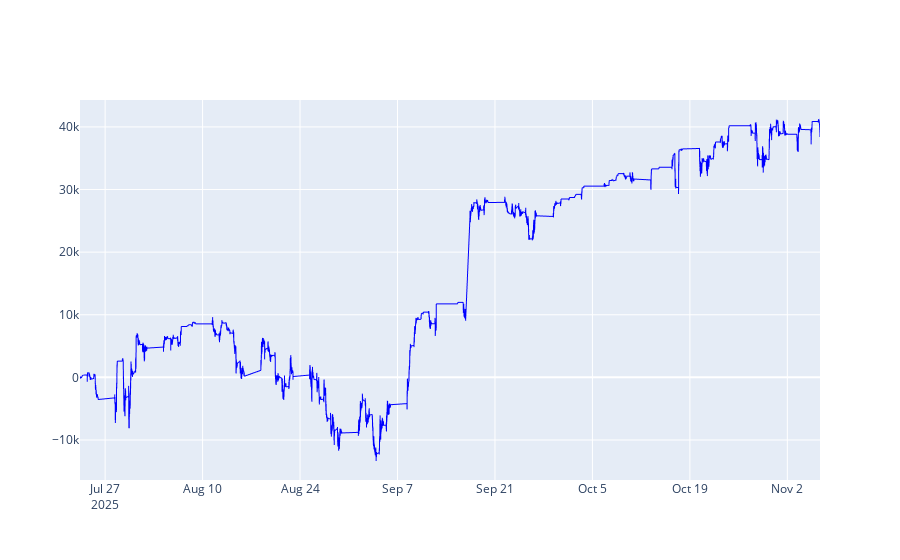

Notebook code cell kept with this figure:
### Code cell
import plotly.graph_objects as go

fig = go.Figure()
fig.add_trace(go.Scattergl(        # ⚡ ScatterGL — рендер на GPU
    x=equity['DATE_TIME'],
    y=equity['Equity'],
    mode='lines',
    line=dict(width=1, color='blue')
))
fig.show()

### Figure 1 — Plotly figure (JSON) as saved in the notebook; plotly's stock layout.template omitted (floating-point values rounded to 4 significant figures; data arrays with more than 128 entries replaced by an {"elided": "..."} marker saying what was removed)
{"data": [{"line": {"color": "blue", "width": 1}, "mode": "lines", "type": "scattergl", "x": {"elided": "65929 str values"}, "y": {"elided": "65929 float values"}}], "layout": {}}
